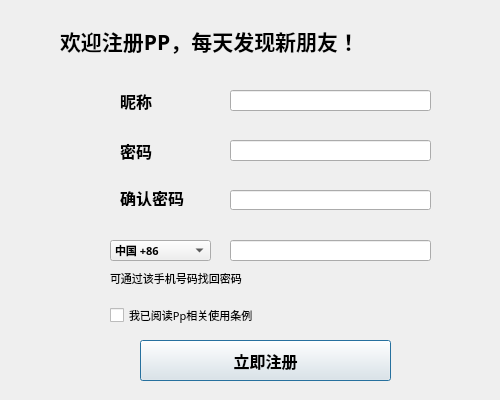
<?xml version="1.0" encoding="UTF-8"?>
<ui version="4.0">
 <class>Dialog</class>
 <widget class="QDialog" name="Dialog">
  <property name="geometry">
   <rect>
    <x>0</x>
    <y>0</y>
    <width>500</width>
    <height>400</height>
   </rect>
  </property>
  <property name="minimumSize">
   <size>
    <width>500</width>
    <height>400</height>
   </size>
  </property>
  <property name="maximumSize">
   <size>
    <width>500</width>
    <height>400</height>
   </size>
  </property>
  <property name="sizeIncrement">
   <size>
    <width>0</width>
    <height>0</height>
   </size>
  </property>
  <property name="font">
   <font>
    <family>Arial Black</family>
    <pointsize>12</pointsize>
    <weight>75</weight>
    <bold>true</bold>
   </font>
  </property>
  <property name="windowTitle">
   <string>Dialog</string>
  </property>
  <widget class="QLabel" name="label">
   <property name="geometry">
    <rect>
     <x>120</x>
     <y>90</y>
     <width>71</width>
     <height>21</height>
    </rect>
   </property>
   <property name="font">
    <font>
     <family>Arial</family>
     <pointsize>12</pointsize>
    </font>
   </property>
   <property name="text">
    <string>昵称</string>
   </property>
  </widget>
  <widget class="QLineEdit" name="lineEdit">
   <property name="geometry">
    <rect>
     <x>230</x>
     <y>90</y>
     <width>201</width>
     <height>21</height>
    </rect>
   </property>
  </widget>
  <widget class="QLabel" name="label_2">
   <property name="geometry">
    <rect>
     <x>120</x>
     <y>140</y>
     <width>71</width>
     <height>21</height>
    </rect>
   </property>
   <property name="font">
    <font>
     <family>Arial</family>
     <pointsize>12</pointsize>
    </font>
   </property>
   <property name="text">
    <string>密码</string>
   </property>
  </widget>
  <widget class="QLineEdit" name="lineEdit_2">
   <property name="geometry">
    <rect>
     <x>230</x>
     <y>140</y>
     <width>201</width>
     <height>21</height>
    </rect>
   </property>
  </widget>
  <widget class="QLabel" name="label_3">
   <property name="geometry">
    <rect>
     <x>120</x>
     <y>190</y>
     <width>91</width>
     <height>16</height>
    </rect>
   </property>
   <property name="font">
    <font>
     <family>Arial</family>
     <pointsize>12</pointsize>
    </font>
   </property>
   <property name="text">
    <string>确认密码</string>
   </property>
  </widget>
  <widget class="QLineEdit" name="lineEdit_3">
   <property name="geometry">
    <rect>
     <x>230</x>
     <y>190</y>
     <width>201</width>
     <height>20</height>
    </rect>
   </property>
  </widget>
  <widget class="QLabel" name="label_4">
   <property name="geometry">
    <rect>
     <x>60</x>
     <y>20</y>
     <width>401</width>
     <height>41</height>
    </rect>
   </property>
   <property name="font">
    <font>
     <family>Arial Black</family>
     <pointsize>16</pointsize>
     <weight>75</weight>
     <bold>true</bold>
    </font>
   </property>
   <property name="text">
    <string>欢迎注册PP，每天发现新朋友！</string>
   </property>
  </widget>
  <widget class="QPushButton" name="pushButton">
   <property name="geometry">
    <rect>
     <x>140</x>
     <y>340</y>
     <width>251</width>
     <height>41</height>
    </rect>
   </property>
   <property name="text">
    <string>立即注册</string>
   </property>
  </widget>
  <widget class="QLineEdit" name="lineEdit_4">
   <property name="geometry">
    <rect>
     <x>230</x>
     <y>240</y>
     <width>201</width>
     <height>21</height>
    </rect>
   </property>
  </widget>
  <widget class="QCheckBox" name="checkBox">
   <property name="geometry">
    <rect>
     <x>110</x>
     <y>300</y>
     <width>311</width>
     <height>31</height>
    </rect>
   </property>
   <property name="font">
    <font>
     <family>Bahnschrift SemiLight</family>
     <pointsize>8</pointsize>
     <weight>50</weight>
     <bold>false</bold>
    </font>
   </property>
   <property name="text">
    <string>我已阅读Pp相关使用条例</string>
   </property>
  </widget>
  <widget class="QComboBox" name="comboBox">
   <property name="geometry">
    <rect>
     <x>110</x>
     <y>240</y>
     <width>101</width>
     <height>21</height>
    </rect>
   </property>
   <property name="font">
    <font>
     <family>Arial Black</family>
     <pointsize>8</pointsize>
     <weight>75</weight>
     <bold>true</bold>
    </font>
   </property>
   <item>
    <property name="text">
     <string>中国 +86</string>
    </property>
   </item>
   <item>
    <property name="text">
     <string>中国台湾地区 +886</string>
    </property>
   </item>
   <item>
    <property name="text">
     <string>阿富汗  +93</string>
    </property>
   </item>
   <item>
    <property name="text">
     <string>爱尔兰 +353</string>
    </property>
   </item>
  </widget>
  <widget class="QLabel" name="label_5">
   <property name="geometry">
    <rect>
     <x>110</x>
     <y>270</y>
     <width>221</width>
     <height>16</height>
    </rect>
   </property>
   <property name="font">
    <font>
     <family>Bahnschrift Condensed</family>
     <pointsize>8</pointsize>
     <weight>50</weight>
     <bold>false</bold>
    </font>
   </property>
   <property name="text">
    <string>可通过该手机号码找回密码</string>
   </property>
  </widget>
 </widget>
 <resources/>
 <connections/>
</ui>
